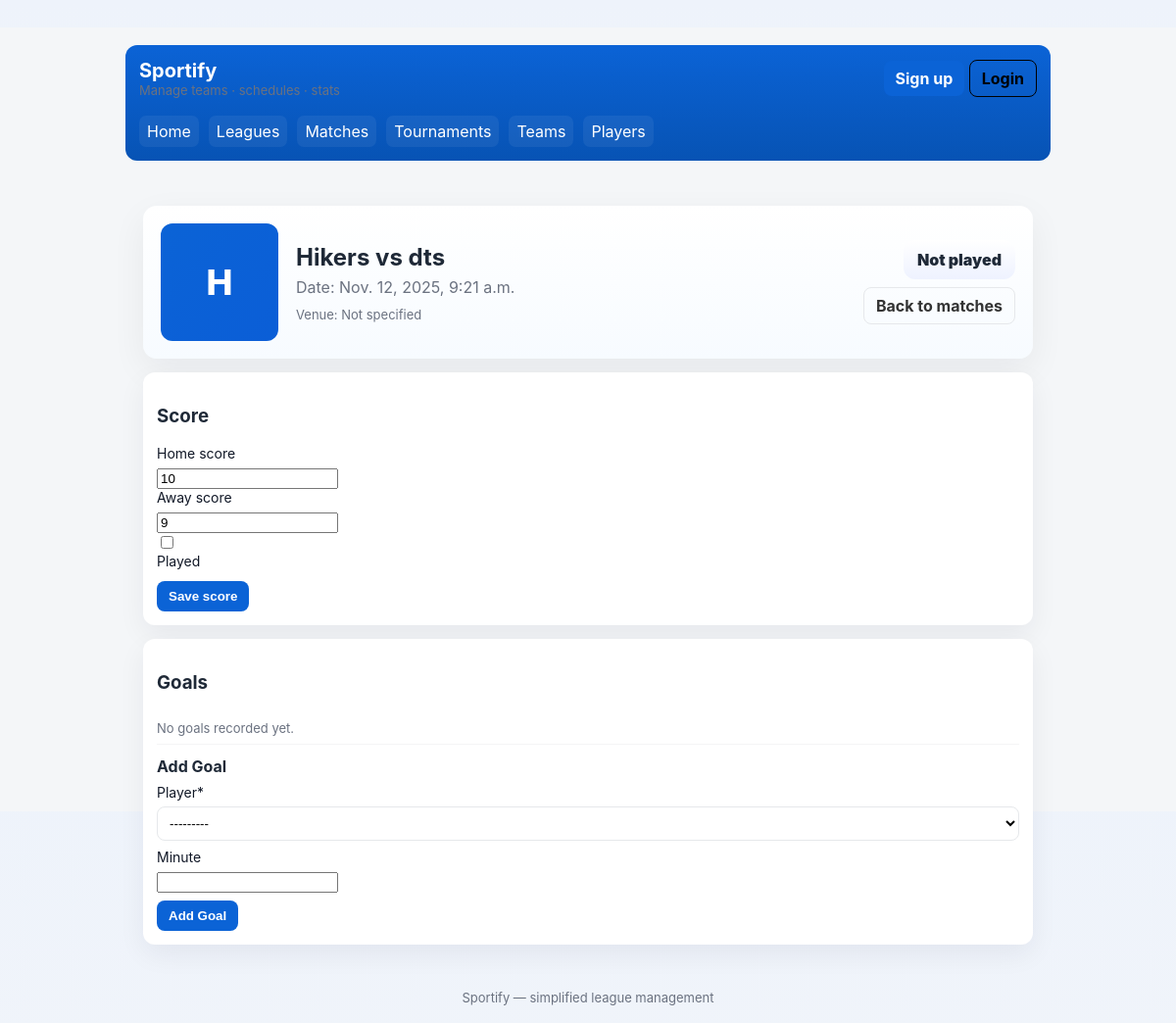
The app's page /matches/1/ with its own data.
### matches/models.py (models this page shows, shortened)
class Match(models.Model):
    league = models.ForeignKey(League, on_delete=models.CASCADE, related_name='matches')
    date = models.DateTimeField(null=True, blank=True)
    home = models.ForeignKey(Team, related_name='home_matches', on_delete=models.CASCADE)
    away = models.ForeignKey(Team, related_name='away_matches', on_delete=models.CASCADE)
    home_score = models.PositiveIntegerField(null=True, blank=True, default=0)
    away_score = models.PositiveIntegerField(null=True, blank=True, default=0)
    played = models.BooleanField(default=False)
    class Meta:
        unique_together = ('home', 'away', 'date')

### accounts/models.py (models this page shows, shortened)
class Team(models.Model):
    name = models.CharField(max_length=200)
    short_name = models.CharField(max_length=20, blank=True)
    logo = models.ImageField(upload_to='teams/', null=True, blank=True)
    created_at = models.DateTimeField(auto_now_add=True)
    players = models.ManyToManyField(Player, blank=True, related_name='teams')

### matches/views.py (the view, shortened to what this page needs)
# urls.py: path('<int:pk>/', views.match_detail, name='match_detail'),
def match_detail(request, pk):
    match = get_object_or_404(Match, pk=pk)
    form = ScoreForm(instance=match)
    goal_form = GoalForm(match=match)
    goals = match.goal_set.select_related('player').order_by('minute')
    return render(request, 'matches/match_detail.html', {
        'match': match,
        'form': form,
        'goal_form': goal_form,
        'goals': goals,
    })

### matches/forms.py
class ScoreForm(forms.ModelForm):
    class Meta:
        model = Match
        fields = ['home_score', 'away_score', 'played']
        widgets = {
            'home_score': forms.NumberInput(attrs={'min': 0}),
            'away_score': forms.NumberInput(attrs={'min': 0}),
        }

class GoalForm(forms.ModelForm):
    class Meta:
        model = Goal
        fields = ['player', 'minute']
    def __init__(self, *args, **kwargs):
        match = kwargs.pop('match', None)
        super().__init__(*args, **kwargs)
        if match:
            players_qs = match.home.players.all() | match.away.players.all()
            self.fields['player'].queryset = players_qs.distinct()

### accounts/models.py (called while the page is built)
    def __str__(self):
        return self.full_name or self.user.get_username() if self.user else 'Player'

### templates/matches/match_detail.html (shortened to what this page needs)
{% extends 'base.html' %}
{% load crispy_forms_tags %}
{% block content %}
<div class="container">
  <div class="match-hero" role="region" aria-labelledby="match-title">
    <div class="team-badge">{{ match.home.short_name|default:match.home.name|slice:":1" }}</div>
    <div style="flex:1">
      <h2 id="match-title" style="margin:0">{{ match.home.name }} vs {{ match.away.name }}</h2>
      <div class="match-meta">Date: {{ match.date|default:"TBD" }}</div>
      <div style="margin-top:10px" class="muted">Venue: {{ match.venue|default:"Not specified" }}</div>
    </div>
    <div style="display:flex;flex-direction:column;align-items:flex-end;gap:8px">
      <div class="score-badge">{% if match.played %}{{ match.home_score }} — {{ match.away_score }}{% else %}Not played{% endif %}</div>
      <a class="btn ghost" href="{% url 'matches:match_list' %}">Back to matches</a>
    </div>
  </div>
  <section class="section" aria-labelledby="score-heading">
    <h3 id="score-heading">Score</h3>
    <form method="post">{% csrf_token %}
      {{ form|crispy }}
      <div style="margin-top:12px">
        <button name="save_score" class="btn">Save score</button>
      </div>
    </form>
  </section>
  <section class="section" aria-labelledby="goals-heading">
    <h3 id="goals-heading">Goals</h3>
    <ul class="goals-list">
      {% for g in goals %}
        <li>{{ g.minute }}' — <a href="{% url 'accounts:player_profile' g.player.pk %}">{{ g.player.full_name }}</a></li>
      {% empty %}
        <li class="muted">No goals recorded yet.</li>
      {% endfor %}
    </ul>
    <div style="margin-top:12px">
      <h4 style="margin:0 0 8px 0">Add Goal</h4>
      <form method="post">{% csrf_token %}
        {{ goal_form|crispy }}
        <div style="margin-top:8px">
          <button name="add_goal" class="btn">Add Goal</button>
        </div>
      </form>
    </div>
  </section>
</div>
{% endblock %}

### templates/base.html (style rules this page uses)
:root { --bg:#f6f8fb; --card:#ffffff; --muted:#6b7280; --accent:#0d6efd; --accent-2:#0b5ed7; --radius:12px; --shadow: 0 6px 18px rgba(15,23,42,0.08); --shadow-sm: 0 2px 8px rgba(15,23,42,0.06); --max-width:1100px; --glass: rgba(255,255,255,0.65); font-family: Inter, ui-sans-serif, system-ui, -apple-system, "Segoe UI", Roboto, "Helvetica Neue", Arial; }
html,body { height:100%;margin:0;background:linear-gradient(180deg,#eef3fb 0%,var(--bg) 100%);color:#0f172a; }
.container { max-width:var(--max-width);margin:0 auto;padding:28px; }
.btn { display:inline-flex;align-items:center;gap:8px;padding:10px 16px;border-radius:10px;border:0;cursor:pointer;font-weight:700;text-decoration:none; }
.muted { color:var(--muted) }
:root { --bg:#f4f6f8; --surface:#ffffff; --accent:#0b63d6; --muted:#6b7280; --radius:10px; --max:980px; }
* { box-sizing:border-box }
body { margin:0;font-family:Inter, system-ui, -apple-system, "Segoe UI", Roboto, Arial; background:var(--bg); color:#1f2937 }
.container { max-width:var(--max);margin:28px auto;padding:18px }
.btn { display:inline-block;padding:8px 12px;border-radius:8px;text-decoration:none;background:var(--accent);color:#fff;border:0;cursor:pointer }
.btn.ghost { background:transparent;color:#333;border:1px solid #e6e8eb }
label { display:block;font-size:14px;margin-bottom:6px;color:#111827 }
input[type="text"],input[type="email"],input[type="password"],input[type="datetime-local"],textarea,select { width:100%;padding:8px;border:1px solid #e6e8eb;border-radius:8px;background:#fff;margin-bottom:8px }
.muted { color:var(--muted);font-size:13px }

### templates/matches/match_detail.html (style rules this page uses)
.match-hero { display:flex;gap:18px;align-items:center;background:linear-gradient(180deg,#fff,#f7fbff);padding:18px;border-radius:14px;box-shadow:0 12px 36px rgba(10,20,40,0.06) }
.team-badge { width:120px;height:120px;border-radius:12px;display:flex;align-items:center;justify-content:center;font-weight:800;background:linear-gradient(135deg,var(--accent),var(--accent-2));color:#fff;font-size:36px }
.match-meta { color:var(--muted);margin-top:6px }
.score-badge { font-weight:900;background:linear-gradient(180deg,#fff,#eef2ff);padding:10px 14px;border-radius:12px }
.section { background:#fff;padding:14px;border-radius:12px;box-shadow:0 10px 28px rgba(12,24,50,0.06);margin-top:14px }
.goals-list { list-style:none;padding:0;margin:0 }
.goals-list li { padding:8px 0;border-bottom:1px solid rgba(15,23,42,0.04) }
.muted { color:var(--muted) }

### records on screen
Match: home.short_name "H", home.name "Hikers", away.name "dts", date "Nov. 12, 2025, 9:21 a.m.", home_score "10", away_score "9"

### other values on screen
{{ match.venue|default:"Not specified" }} "Not specified"
